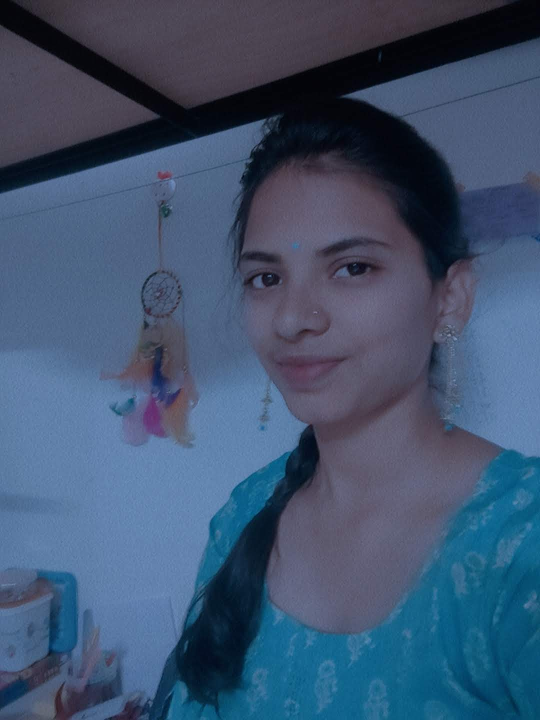
#> input picture OpenCV mini projects/Pic2.jpg, 1080 x 1440 px, found by its file name (shown at 1/2 size)
$ python Blending+Trackbar_IPCV.py
#> lines starting #> are read from the running program, lines starting #| are printed output that depends on the picture
import cv2
import numpy as np

img1 = cv2.imread("E:\\Data\\Pic2.jpg")
#> img1 is the input picture: shape (1440, 1080, 3); mean B, G, R 111, 83.6, 63.3
img1 = cv2.resize(img1, (500,700))
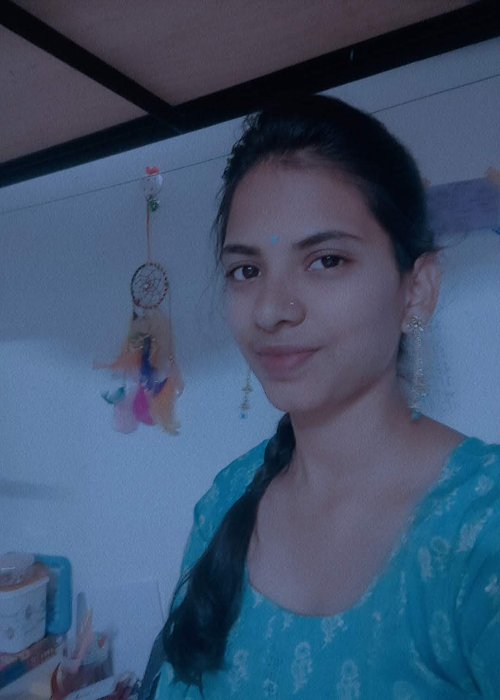
#> img1: shape (700, 500, 3); mean B, G, R 111, 83.5, 63.2
img2 = cv2.imread("E:\\Data\\Pic4.jpg")
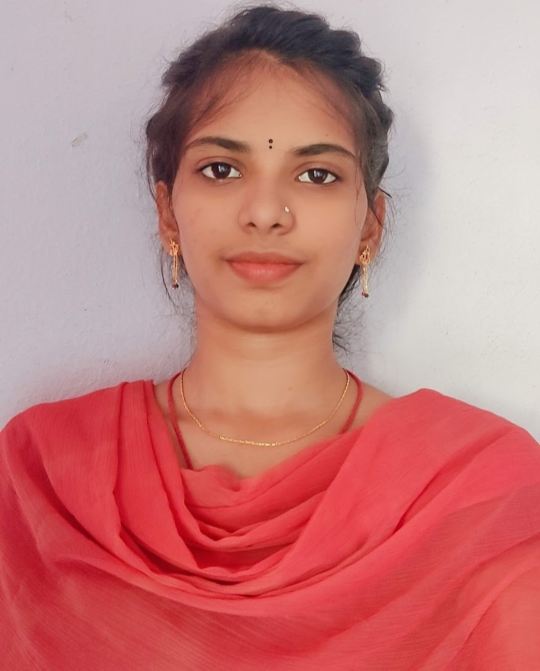
#> input picture OpenCV mini projects/Pic4.jpg, 1080 x 1342 px, found by its file name (shown at 1/2 size)
#> img2 is the input picture: shape (1342, 1080, 3); mean B, G, R 123.5, 124.7, 196.8
img2 = cv2.resize(img2, (500,700))
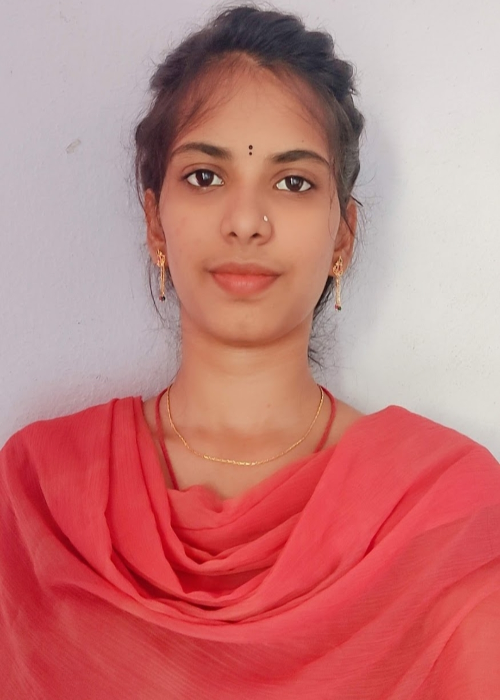
#> img2: shape (700, 500, 3); mean B, G, R 123.4, 124.6, 196.7

#cv2.imshow(image1)
#cv2.imshow()

def blend(x):
    pass

img = np.zeros((300,400,3),np.uint8)
cv2.namedWindow("win")# create trackbar windows

cv2.createTrackbar('alpha', 'win', 1, 100, blend)
switch= "0:OFF\n1:ON"
cv2.createTrackbar(switch,"win", 0, 1, blend)


while True:
    s = cv2.getTrackbarPos(switch, 'win')
    a = cv2.getTrackbarPos("alpha","win")
    n = float(a/100)
    print(n)

    if s == 0:
        dst = img[:]
    else:
        dst = cv2.addWeighted(img1,i-n,img2,n,0)
        cv2.putText(dst, str(a),(20, 50), cv2.FONT_ITALIC,
                    2, (0,125,255), 2)
        cv.imshow('dst',dst)
        if cv2.waitKey(1) & 0xFF == 27:
            break

cv2.waitKey(0)
cv2.destroyAllWindows()
